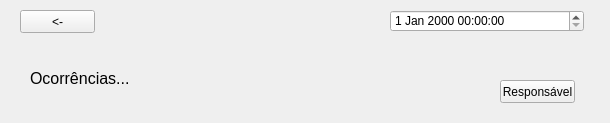
<?xml version="1.0" encoding="UTF-8"?>
<ui version="4.0">
 <class>Form</class>
 <widget class="QWidget" name="Form">
  <property name="geometry">
   <rect>
    <x>0</x>
    <y>0</y>
    <width>610</width>
    <height>123</height>
   </rect>
  </property>
  <property name="windowTitle">
   <string>Form</string>
  </property>
  <widget class="QPushButton" name="pushButton">
   <property name="geometry">
    <rect>
     <x>20</x>
     <y>10</y>
     <width>75</width>
     <height>23</height>
    </rect>
   </property>
   <property name="text">
    <string>&lt;-</string>
   </property>
  </widget>
  <widget class="QPushButton" name="pushButton_2">
   <property name="geometry">
    <rect>
     <x>500</x>
     <y>80</y>
     <width>75</width>
     <height>23</height>
    </rect>
   </property>
   <property name="text">
    <string>Responsável</string>
   </property>
  </widget>
  <widget class="QDateTimeEdit" name="dateTimeEdit">
   <property name="geometry">
    <rect>
     <x>390</x>
     <y>10</y>
     <width>194</width>
     <height>22</height>
    </rect>
   </property>
  </widget>
  <widget class="QLabel" name="label_2">
   <property name="geometry">
    <rect>
     <x>30</x>
     <y>70</y>
     <width>101</width>
     <height>16</height>
    </rect>
   </property>
   <property name="font">
    <font>
     <pointsize>12</pointsize>
    </font>
   </property>
   <property name="text">
    <string>Ocorrências...</string>
   </property>
  </widget>
 </widget>
 <resources/>
 <connections/>
</ui>
